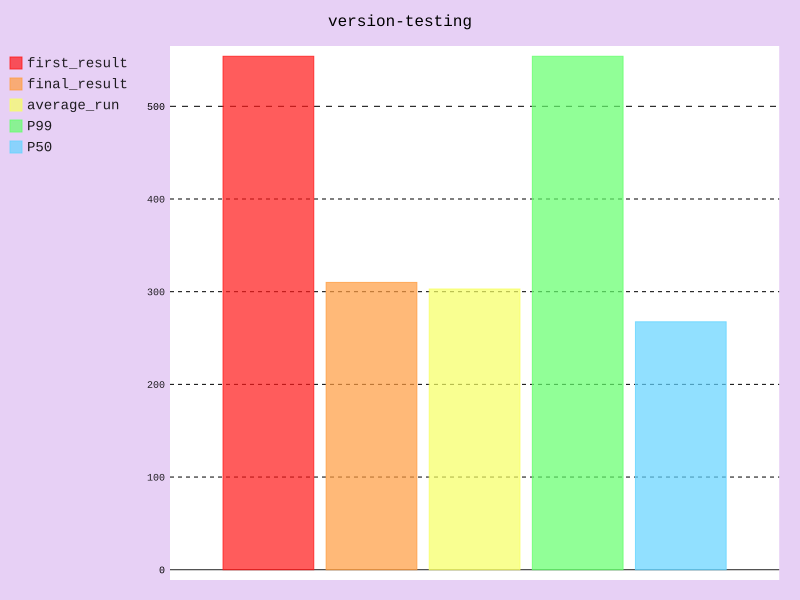

Python code for this plot:
import pygal
from pygal.style import Style
custom_style = Style(
  background='#e7d0f5',
  colors=('#ff1717', '#ff9c40', '#f7ff63', '#63ff6b', '#63d3ff'))

line_chart = pygal.Bar(style=custom_style)
line_chart.title = 'version-testing'
#line_chart.x_labels = map(str, range(1, 11))
line_chart.add('first_result', 554)
line_chart.add('final_result', 310)
line_chart.add('average_run', 302.9)
line_chart.add('P99', 554)
line_chart.add('P50', 267.5)
line_chart.render_to_file('version-testing.svg')
